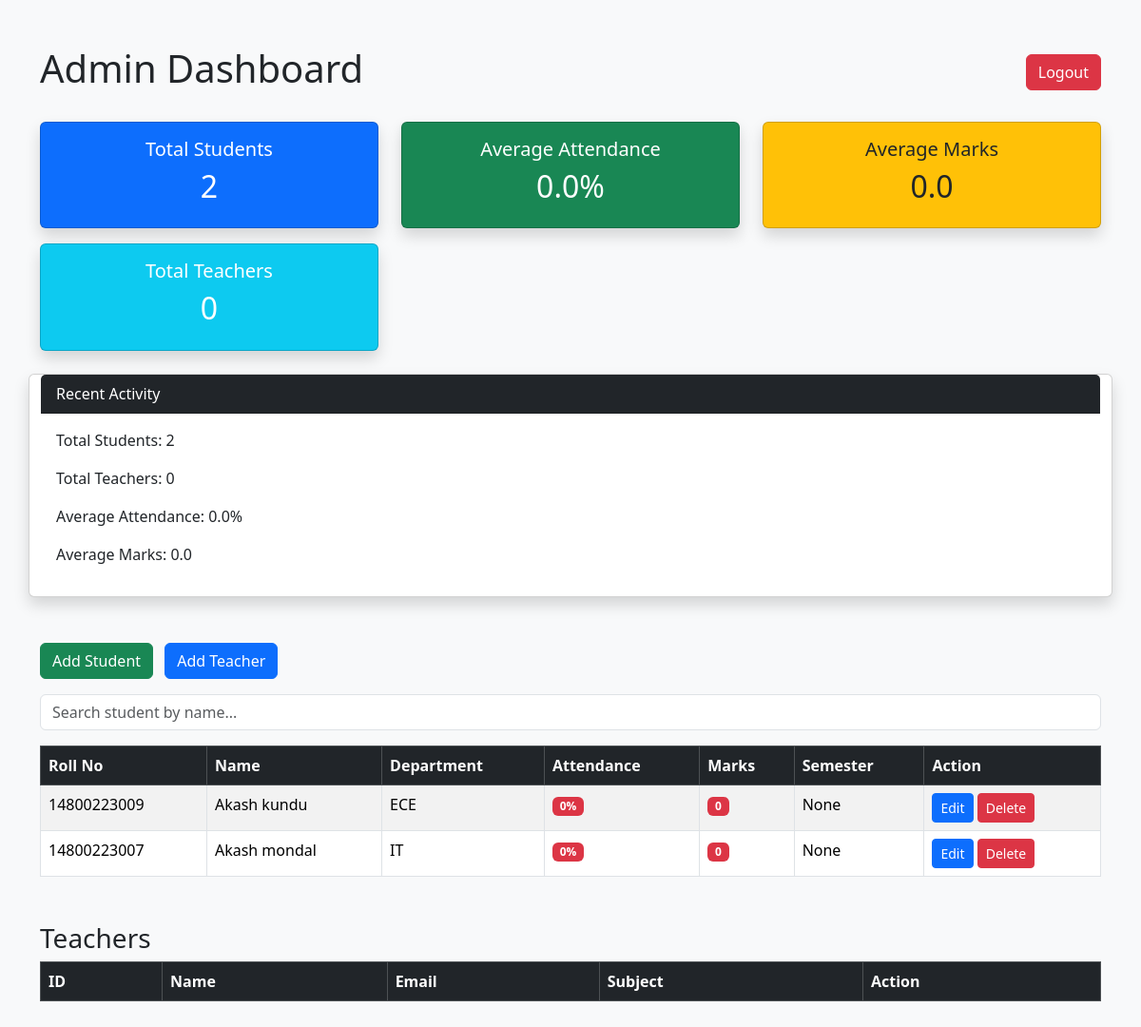
Page /admin (signed in) on the committed database.
### models.py (models this page shows)
class Student(db.Model):
    id = db.Column(db.Integer, primary_key=True)
    roll_number = db.Column(db.String(50), unique=True)
    name = db.Column(db.String(100))
    email = db.Column(db.String(100))
    department = db.Column(db.String(100))
    password = db.Column(db.String(100))
    attendance = db.Column(db.Integer, default=0)
    marks = db.Column(db.Integer, default=0)
    semester = db.Column(db.String(50))
    photo = db.Column(db.String(200))
    signature = db.Column(db.String(200))

### app.py (the view)
@app.route("/admin")
def admin():
    if "admin" not in session:
        return redirect("/admin_login")
    search = request.args.get("search")
    teachers = Teacher.query.all()
    if search:
        students = Student.query.filter(
            Student.name.contains(search)
        ).all()
    else:
        students = Student.query.all()
    total_students = len(students)
    total_teachers = Teacher.query.count()
    if total_students > 0:
        avg_attendance = sum(s.attendance for s in students) / total_students
        avg_marks = sum(s.marks for s in students) / total_students
    else:
        avg_attendance = 0
        avg_marks = 0
    return render_template(
        "admin_dashboard.html",
        students=students,
        teachers=teachers,
        total_students=total_students,
        total_teachers=total_teachers,
        avg_attendance=round(avg_attendance, 1),
        avg_marks=round(avg_marks, 1)
    )

### templates/admin_dashboard.html (shortened to what this page needs)
<!DOCTYPE html>
<html>
<head>
    <link href="https://cdn.jsdelivr.net/npm/bootstrap@5.3.3/dist/css/bootstrap.min.css" rel="stylesheet">
</head>
<body class="bg-light">
<div class="container mt-5">
    <div class="d-flex justify-content-between align-items-center mb-4">
    <h1>Admin Dashboard</h1>
    <a href="/admin_logout" class="btn btn-danger">
    Logout
</a>
</div>
    <div class="row mb-4">
    <div class="col-md-4">
        <div class="card bg-primary text-white shadow">
            <div class="card-body text-center">
                <h5>Total Students</h5>
                <h2>{{ total_students }}</h2>
            </div>
        </div>
    </div>
    <div class="col-md-4">
        <div class="card bg-success text-white shadow">
            <div class="card-body text-center">
                <h5>Average Attendance</h5>
                <h2>{{ avg_attendance }}%</h2>
            </div>
        </div>
    </div>
    <div class="col-md-4">
        <div class="card bg-warning text-dark shadow">
            <div class="card-body text-center">
                <h5>Average Marks</h5>
                <h2>{{ avg_marks }}</h2>
            </div>
        </div>
    </div>
    <div class="col-md-4 mt-3">
    <div class="card bg-info text-white shadow">
        <div class="card-body text-center">
            <h5>Total Teachers</h5>
            <h2>{{ total_teachers }}</h2>
        </div>
    </div>
</div>
<div class="card shadow mt-4">
    <div class="card-header bg-dark text-white">
        Recent Activity
    </div>
    <div class="card-body">
        <p>Total Students: {{ total_students }}</p>
        <p>Total Teachers: {{ total_teachers }}</p>
        <p>Average Attendance: {{ avg_attendance }}%</p>
        <p>Average Marks: {{ avg_marks }}</p>
    </div>
</div>
<div class="container mt-5">
    <a href="/register" class="btn btn-success mb-3">
    Add Student
</a>
<a href="/add_teacher" class="btn btn-primary mb-3 ms-2">
    Add Teacher
</a>
<form method="GET" action="/admin" class="mb-3">
    <input
        type="text"
        name="search"
        class="form-control"
        placeholder="Search student by name..."
    >
</form>
    <table class="table table-bordered table-striped">
        <thead class="table-dark">
            <tr>
                <th>Roll No</th>
                <th>Name</th>
                <th>Department</th>
                <th>Attendance</th>
                <th>Marks</th>
                <th>Semester</th>
                <th>Action</th>
            </tr>
        </thead>
        <tbody>
            {% for student in students %}
            <tr>
                <td>{{ student.roll_number }}</td>
                <td>{{ student.name }}</td>
                <td>{{ student.department }}</td>
 <td>
{% if student.attendance >= 75 %}
<span class="badge bg-success">
    {{ student.attendance }}%
</span>
{% elif student.attendance >= 50 %}
<span class="badge bg-warning text-dark">
    {{ student.attendance }}%
</span>
{% else %}
<span class="badge bg-danger">
    {{ student.attendance }}%
</span>
{% endif %}
</td>
                <td>
{% if student.marks >= 800 %}
<span class="badge bg-success">
    {{ student.marks }}
</span>
{% elif student.marks >= 500 %}
<span class="badge bg-warning text-dark">
    {{ student.marks }}
</span>
{% else %}
<span class="badge bg-danger">
    {{ student.marks }}
</span>
{% endif %}
</td>
                <td>{{ student.semester }}</td>
  <td>
    <a href="/edit_student/{{ student.id }}"
       class="btn btn-primary btn-sm">
       Edit
    </a>
   <a href="/delete_student/{{ student.id }}"
   class="btn btn-danger btn-sm"
   onclick="return confirm('Delete this student?')">
   Delete
</a>
</td>
            </tr>
            {% endfor %}
        </tbody>
    </table>
    <h3 class="mt-5">Teachers</h3>
<table class="table table-bordered">
    <thead class="table-dark">
        <tr>
            <th>ID</th>
            <th>Name</th>
            <th>Email</th>
            <th>Subject</th>
            <th>Action</th>
        </tr>
    </thead>
</table>
</div>
</body>
</html>

### rows in the picture
Student: roll_number "14800223009", name "Akash kundu", department "ECE", attendance "0", marks "0", semester "None"
Student: roll_number "14800223007", name "Akash mondal", department "IT", attendance "0", marks "0", semester "None"

### other values in the picture
{{ total_students }} "2"
{{ avg_attendance }} "0.0"
{{ avg_marks }} "0.0"
{{ total_teachers }} "0"
